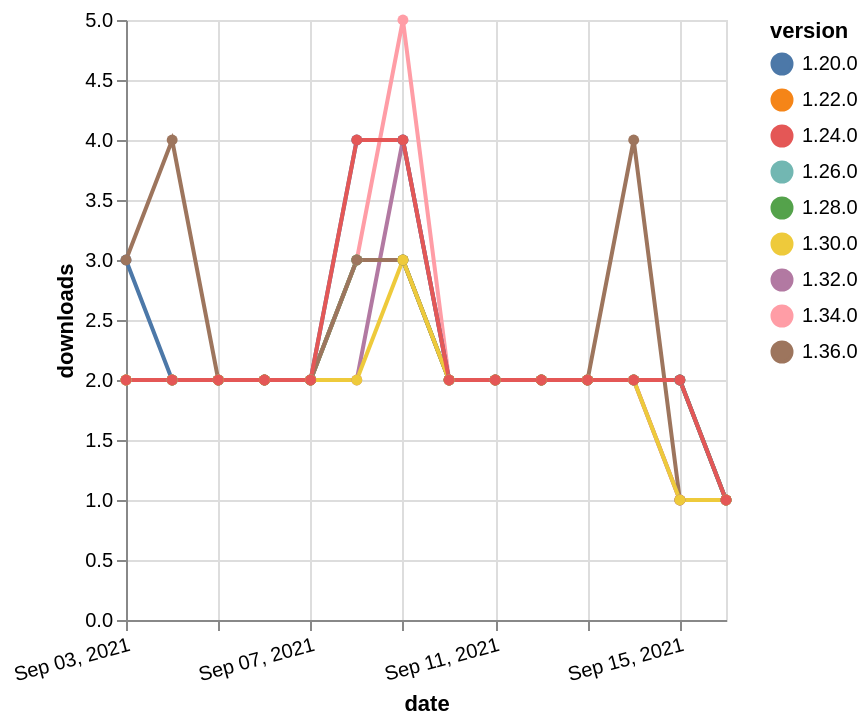

Vega-Lite specification stored for this chart:
### Vega-Lite specification from a JSON file in a GitHub repository (floating-point values rounded to 4 significant figures)
{"$schema": "https://vega.github.io/schema/vega-lite/v5.json", "description": "A simple bar chart with embedded data.", "data": {"values": [{"date": "2021-09-03", "total": 722, "delta": 2, "version": "1.34.0"}, {"date": "2021-09-04", "total": 724, "delta": 2, "version": "1.34.0"}, {"date": "2021-09-05", "total": 726, "delta": 2, "version": "1.34.0"}, {"date": "2021-09-06", "total": 728, "delta": 2, "version": "1.34.0"}, {"date": "2021-09-07", "total": 730, "delta": 2, "version": "1.34.0"}, {"date": "2021-09-08", "total": 733, "delta": 3, "version": "1.34.0"}, {"date": "2021-09-09", "total": 738, "delta": 5, "version": "1.34.0"}, {"date": "2021-09-10", "total": 740, "delta": 2, "version": "1.34.0"}, {"date": "2021-09-11", "total": 742, "delta": 2, "version": "1.34.0"}, {"date": "2021-09-12", "total": 744, "delta": 2, "version": "1.34.0"}, {"date": "2021-09-13", "total": 746, "delta": 2, "version": "1.34.0"}, {"date": "2021-09-14", "total": 748, "delta": 2, "version": "1.34.0"}, {"date": "2021-09-15", "total": 749, "delta": 1, "version": "1.34.0"}, {"date": "2021-09-16", "total": 750, "delta": 1, "version": "1.34.0"}, {"date": "2021-09-03", "total": 1012, "delta": 2, "version": "1.32.0"}, {"date": "2021-09-04", "total": 1014, "delta": 2, "version": "1.32.0"}, {"date": "2021-09-05", "total": 1016, "delta": 2, "version": "1.32.0"}, {"date": "2021-09-06", "total": 1018, "delta": 2, "version": "1.32.0"}, {"date": "2021-09-07", "total": 1020, "delta": 2, "version": "1.32.0"}, {"date": "2021-09-08", "total": 1022, "delta": 2, "version": "1.32.0"}, {"date": "2021-09-09", "total": 1026, "delta": 4, "version": "1.32.0"}, {"date": "2021-09-10", "total": 1028, "delta": 2, "version": "1.32.0"}, {"date": "2021-09-11", "total": 1030, "delta": 2, "version": "1.32.0"}, {"date": "2021-09-12", "total": 1032, "delta": 2, "version": "1.32.0"}, {"date": "2021-09-13", "total": 1034, "delta": 2, "version": "1.32.0"}, {"date": "2021-09-14", "total": 1036, "delta": 2, "version": "1.32.0"}, {"date": "2021-09-15", "total": 1037, "delta": 1, "version": "1.32.0"}, {"date": "2021-09-16", "total": 1038, "delta": 1, "version": "1.32.0"}, {"date": "2021-09-03", "total": 2550, "delta": 2, "version": "1.22.0"}, {"date": "2021-09-04", "total": 2552, "delta": 2, "version": "1.22.0"}, {"date": "2021-09-05", "total": 2554, "delta": 2, "version": "1.22.0"}, {"date": "2021-09-06", "total": 2556, "delta": 2, "version": "1.22.0"}, {"date": "2021-09-07", "total": 2558, "delta": 2, "version": "1.22.0"}, {"date": "2021-09-08", "total": 2561, "delta": 3, "version": "1.22.0"}, {"date": "2021-09-09", "total": 2564, "delta": 3, "version": "1.22.0"}, {"date": "2021-09-10", "total": 2566, "delta": 2, "version": "1.22.0"}, {"date": "2021-09-11", "total": 2568, "delta": 2, "version": "1.22.0"}, {"date": "2021-09-12", "total": 2570, "delta": 2, "version": "1.22.0"}, {"date": "2021-09-13", "total": 2572, "delta": 2, "version": "1.22.0"}, {"date": "2021-09-14", "total": 2574, "delta": 2, "version": "1.22.0"}, {"date": "2021-09-15", "total": 2576, "delta": 2, "version": "1.22.0"}, {"date": "2021-09-16", "total": 2577, "delta": 1, "version": "1.22.0"}, {"date": "2021-09-03", "total": 1622, "delta": 2, "version": "1.28.0"}, {"date": "2021-09-04", "total": 1624, "delta": 2, "version": "1.28.0"}, {"date": "2021-09-05", "total": 1626, "delta": 2, "version": "1.28.0"}, {"date": "2021-09-06", "total": 1628, "delta": 2, "version": "1.28.0"}, {"date": "2021-09-07", "total": 1630, "delta": 2, "version": "1.28.0"}, {"date": "2021-09-08", "total": 1633, "delta": 3, "version": "1.28.0"}, {"date": "2021-09-09", "total": 1636, "delta": 3, "version": "1.28.0"}, {"date": "2021-09-10", "total": 1638, "delta": 2, "version": "1.28.0"}, {"date": "2021-09-11", "total": 1640, "delta": 2, "version": "1.28.0"}, {"date": "2021-09-12", "total": 1642, "delta": 2, "version": "1.28.0"}, {"date": "2021-09-13", "total": 1644, "delta": 2, "version": "1.28.0"}, {"date": "2021-09-14", "total": 1646, "delta": 2, "version": "1.28.0"}, {"date": "2021-09-15", "total": 1648, "delta": 2, "version": "1.28.0"}, {"date": "2021-09-16", "total": 1649, "delta": 1, "version": "1.28.0"}, {"date": "2021-09-03", "total": 2029, "delta": 2, "version": "1.26.0"}, {"date": "2021-09-04", "total": 2031, "delta": 2, "version": "1.26.0"}, {"date": "2021-09-05", "total": 2033, "delta": 2, "version": "1.26.0"}, {"date": "2021-09-06", "total": 2035, "delta": 2, "version": "1.26.0"}, {"date": "2021-09-07", "total": 2037, "delta": 2, "version": "1.26.0"}, {"date": "2021-09-08", "total": 2040, "delta": 3, "version": "1.26.0"}, {"date": "2021-09-09", "total": 2043, "delta": 3, "version": "1.26.0"}, {"date": "2021-09-10", "total": 2045, "delta": 2, "version": "1.26.0"}, {"date": "2021-09-11", "total": 2047, "delta": 2, "version": "1.26.0"}, {"date": "2021-09-12", "total": 2049, "delta": 2, "version": "1.26.0"}, {"date": "2021-09-13", "total": 2051, "delta": 2, "version": "1.26.0"}, {"date": "2021-09-14", "total": 2053, "delta": 2, "version": "1.26.0"}, {"date": "2021-09-15", "total": 2055, "delta": 2, "version": "1.26.0"}, {"date": "2021-09-16", "total": 2056, "delta": 1, "version": "1.26.0"}, {"date": "2021-09-03", "total": 3005, "delta": 3, "version": "1.20.0"}, {"date": "2021-09-04", "total": 3007, "delta": 2, "version": "1.20.0"}, {"date": "2021-09-05", "total": 3009, "delta": 2, "version": "1.20.0"}, {"date": "2021-09-06", "total": 3011, "delta": 2, "version": "1.20.0"}, {"date": "2021-09-07", "total": 3013, "delta": 2, "version": "1.20.0"}, {"date": "2021-09-08", "total": 3017, "delta": 4, "version": "1.20.0"}, {"date": "2021-09-09", "total": 3021, "delta": 4, "version": "1.20.0"}, {"date": "2021-09-10", "total": 3023, "delta": 2, "version": "1.20.0"}, {"date": "2021-09-11", "total": 3025, "delta": 2, "version": "1.20.0"}, {"date": "2021-09-12", "total": 3027, "delta": 2, "version": "1.20.0"}, {"date": "2021-09-13", "total": 3029, "delta": 2, "version": "1.20.0"}, {"date": "2021-09-14", "total": 3031, "delta": 2, "version": "1.20.0"}, {"date": "2021-09-15", "total": 3033, "delta": 2, "version": "1.20.0"}, {"date": "2021-09-16", "total": 3034, "delta": 1, "version": "1.20.0"}, {"date": "2021-09-03", "total": 237, "delta": 3, "version": "1.36.0"}, {"date": "2021-09-04", "total": 241, "delta": 4, "version": "1.36.0"}, {"date": "2021-09-05", "total": 243, "delta": 2, "version": "1.36.0"}, {"date": "2021-09-06", "total": 245, "delta": 2, "version": "1.36.0"}, {"date": "2021-09-07", "total": 247, "delta": 2, "version": "1.36.0"}, {"date": "2021-09-08", "total": 250, "delta": 3, "version": "1.36.0"}, {"date": "2021-09-09", "total": 253, "delta": 3, "version": "1.36.0"}, {"date": "2021-09-10", "total": 255, "delta": 2, "version": "1.36.0"}, {"date": "2021-09-11", "total": 257, "delta": 2, "version": "1.36.0"}, {"date": "2021-09-12", "total": 259, "delta": 2, "version": "1.36.0"}, {"date": "2021-09-13", "total": 261, "delta": 2, "version": "1.36.0"}, {"date": "2021-09-14", "total": 265, "delta": 4, "version": "1.36.0"}, {"date": "2021-09-15", "total": 266, "delta": 1, "version": "1.36.0"}, {"date": "2021-09-16", "total": 267, "delta": 1, "version": "1.36.0"}, {"date": "2021-09-03", "total": 1463, "delta": 2, "version": "1.30.0"}, {"date": "2021-09-04", "total": 1465, "delta": 2, "version": "1.30.0"}, {"date": "2021-09-05", "total": 1467, "delta": 2, "version": "1.30.0"}, {"date": "2021-09-06", "total": 1469, "delta": 2, "version": "1.30.0"}, {"date": "2021-09-07", "total": 1471, "delta": 2, "version": "1.30.0"}, {"date": "2021-09-08", "total": 1473, "delta": 2, "version": "1.30.0"}, {"date": "2021-09-09", "total": 1476, "delta": 3, "version": "1.30.0"}, {"date": "2021-09-10", "total": 1478, "delta": 2, "version": "1.30.0"}, {"date": "2021-09-11", "total": 1480, "delta": 2, "version": "1.30.0"}, {"date": "2021-09-12", "total": 1482, "delta": 2, "version": "1.30.0"}, {"date": "2021-09-13", "total": 1484, "delta": 2, "version": "1.30.0"}, {"date": "2021-09-14", "total": 1486, "delta": 2, "version": "1.30.0"}, {"date": "2021-09-15", "total": 1487, "delta": 1, "version": "1.30.0"}, {"date": "2021-09-16", "total": 1488, "delta": 1, "version": "1.30.0"}, {"date": "2021-09-03", "total": 2470, "delta": 2, "version": "1.24.0"}, {"date": "2021-09-04", "total": 2472, "delta": 2, "version": "1.24.0"}, {"date": "2021-09-05", "total": 2474, "delta": 2, "version": "1.24.0"}, {"date": "2021-09-06", "total": 2476, "delta": 2, "version": "1.24.0"}, {"date": "2021-09-07", "total": 2478, "delta": 2, "version": "1.24.0"}, {"date": "2021-09-08", "total": 2482, "delta": 4, "version": "1.24.0"}, {"date": "2021-09-09", "total": 2486, "delta": 4, "version": "1.24.0"}, {"date": "2021-09-10", "total": 2488, "delta": 2, "version": "1.24.0"}, {"date": "2021-09-11", "total": 2490, "delta": 2, "version": "1.24.0"}, {"date": "2021-09-12", "total": 2492, "delta": 2, "version": "1.24.0"}, {"date": "2021-09-13", "total": 2494, "delta": 2, "version": "1.24.0"}, {"date": "2021-09-14", "total": 2496, "delta": 2, "version": "1.24.0"}, {"date": "2021-09-15", "total": 2498, "delta": 2, "version": "1.24.0"}, {"date": "2021-09-16", "total": 2499, "delta": 1, "version": "1.24.0"}]}, "width": "container", "mark": {"type": "line", "point": {"filled": true}}, "encoding": {"x": {"field": "date", "type": "temporal", "timeUnit": "yearmonthdate", "title": "date", "axis": {"labelAngle": -15}}, "y": {"field": "delta", "type": "quantitative", "title": "downloads"}, "color": {"field": "version", "type": "nominal"}, "tooltip": {"field": "delta"}}}
